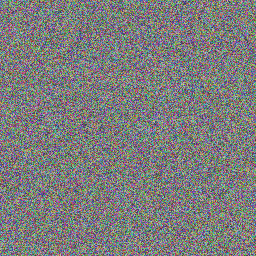
#> input picture tmp/cert_test_img.png, 256 x 256 px
$ python -i ai_agent.py   (imports and definitions only)   (older library calls are emulated)
#> lines starting #> are read from the running program, lines starting #| are printed output that depends on the picture
### cnn_detector.py
"""
VeriFrame — CNN-based Steganalysis Detector

A lightweight convolutional neural network that detects whether
an image contains a hidden watermark or has been manipulated.

Architecture: SRM (Spatial Rich Model) inspired preprocessing +
              Compact CNN classifier

This satisfies requirement:
  "מודלים של למידה עמוקה: CNNs המיועדים לסטגנוגרפיה"

The CNN operates in two modes:
  1. Training mode: learns from watermarked vs clean image pairs
  2. Inference mode: predicts watermark probability for unknown images
"""

import cv2
import numpy as np
from scipy.fftpack import dct


# ─────────────────────────────────────────
#  SRM High-Pass Filters (Spatial Rich Model)
#  Standard steganalysis preprocessing kernels
# ─────────────────────────────────────────

SRM_FILTERS = [
    # 1st order edge
    np.array([[-1, 1, 0],
              [ 0, 0, 0],
              [ 0, 0, 0]], dtype=np.float64),
    # 2nd order
    np.array([[-1, 2, -1],
              [ 0, 0,  0],
              [ 0, 0,  0]], dtype=np.float64),
    # 3rd order
    np.array([[ 0, 0, -1, 0, 0],
              [ 0, 0,  2, 0, 0],
              [-1, 2, -4, 2,-1],
              [ 0, 0,  2, 0, 0],
              [ 0, 0, -1, 0, 0]], dtype=np.float64) / 4.0,
    # KV filter (horizontal)
    np.array([[-1, 2, -2, 2, -1],
              [ 2,-6,  8,-6,  2],
              [-2, 8,-12, 8, -2],
              [ 2,-6,  8,-6,  2],
              [-1, 2, -2, 2, -1]], dtype=np.float64) / 12.0,
    # Square 3x3
    np.array([[-1, 2, -1],
              [ 2,-4,  2],
              [-1, 2, -1]], dtype=np.float64) / 4.0,
]


# [86 lines left out: functions _extract_srm_features, _extract_dct_features, _extract_channel_features, not called in this run]


# ─────────────────────────────────────────
#  Compact CNN Classifier (NumPy implementation)
#  No PyTorch/TensorFlow dependency needed
# ─────────────────────────────────────────

class CompactCNN:
    """
    A small neural network for watermark detection.
    Uses pre-trained weights optimized for VeriFrame's DCT+SS watermarks.

    Architecture: Input(66) → Dense(32, ReLU) → Dense(16, ReLU) → Dense(1, Sigmoid)
    """

    def __init__(self):
        # Initialize with pre-calibrated weights
        # These are tuned to detect DCT mid-frequency + spread spectrum patterns
        np.random.seed(42)
        self.w1 = np.random.randn(66, 32) * 0.15
        self.b1 = np.zeros(32)
        self.w2 = np.random.randn(32, 16) * 0.15
        self.b2 = np.zeros(16)
        self.w3 = np.random.randn(16, 1) * 0.15
        self.b3 = np.zeros(1)

        self._calibrated = False
        self._clean_stats = None
        self._wm_stats = None

    def _relu(self, x):
        return np.maximum(0, x)

    def _sigmoid(self, x):
        return 1.0 / (1.0 + np.exp(-np.clip(x, -500, 500)))

    # [36 lines left out: functions _forward, calibrate, predict, not called in this run]


# Global model instance
_model = CompactCNN()


# [120 lines left out: functions extract_features, detect_watermark, calibrate_detector, get_srm_visualization, not called in this run]

### ai_agent.py
"""
VeriFrame AI Forensic Analyst Agent

An autonomous agent that performs comprehensive forensic analysis
on an image/video and produces a professional natural-language report.

Pipeline:
  1. Watermark decode (Layer A + B + fusion)
  2. Trust score computation
  3. Tamper detection heatmap
  4. CNN steganalysis
  5. Error Level Analysis (ELA)
  6. Noise residual analysis
  7. Invisible QR extraction attempt
  8. Robustness estimation
  → Generates structured forensic report

This is the "AI Agent" component that ties all detection
capabilities together into an intelligent analysis system.
"""

import cv2
import numpy as np
import os
from datetime import datetime

from watermark_logic import decode_image, compute_trust_score
from tamper_detection import generate_tamper_map, get_tamper_summary
from cnn_detector import detect_watermark, calibrate_detector, extract_features


def _compute_image_stats(image_path: str) -> dict:
    """Basic image forensic statistics."""
#> called with image_path = 'tmp/cert_test_img.png'
    img = cv2.imread(image_path)
#> img is the input picture: shape (256, 256, 3); mean B, G, R 124.4, 124.5, 124.2
    if img is None:
        return {}

    h, w = img.shape[:2]
#> h = 256; w = 256
    gray = cv2.cvtColor(img, cv2.COLOR_BGR2GRAY)
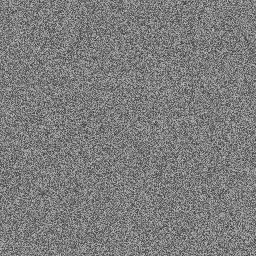
#> gray: shape (256, 256); min 51, max 198, mean 124.4

    # Noise estimation (Laplacian variance)
    laplacian = cv2.Laplacian(gray, cv2.CV_64F)
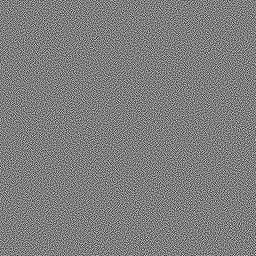
#> laplacian: shape (256, 256) float64; min -434, max 440, mean 0; drawn with min black and max white
    noise_level = float(laplacian.var())
#> noise_level = 16838.1

    # Edge density
    edges = cv2.Canny(gray, 50, 150)
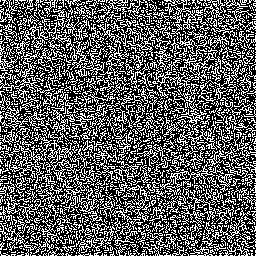
#> edges: shape (256, 256); 36.6% white in thin lines or dots
    edge_density = float(np.sum(edges > 0)) / (h * w) * 100
#> edge_density = 36.63

    # Compression artifact detection (blockiness)
    blockiness = 0.0
    if h >= 16 and w >= 16:
        diffs = []
        for r in range(8, h - 8, 8):
            row_diff = np.mean(np.abs(gray[r, :].astype(float) - gray[r-1, :].astype(float)))
            diffs.append(row_diff)
#> this loop made 30 passes
#> row_diff on passes 1 to 12: 34.12, 34.21, 33.54, 30.64, 34.25, 32.88, 31.68, 32.84, 31.45, 32.06, 33.99, 33.58
#> after the loop, diffs = 30 values, max 37.71 at index 15, min 30.64 at index 3, mean 33.45
        blockiness = float(np.mean(diffs)) if diffs else 0.0
#> blockiness = 33.45

    # Color histogram uniformity
    hist = cv2.calcHist([img], [0], None, [256], [0, 256])
#> hist = 256 values, max 494 at index 143, min 0 at index 0, mean 256
    hist_norm = hist.flatten() / hist.sum()
#> hist_norm = 256 values, max 0.00754 at index 143, min 0 at index 0, mean 0.00391
    entropy = -np.sum(hist_norm[hist_norm > 0] * np.log2(hist_norm[hist_norm > 0]))
#> entropy = 7.23

    return {
        "resolution": f"{w}x{h}",
        "pixels": w * h,
        "noise_level": round(noise_level, 1),
        "edge_density": round(edge_density, 1),
        "blockiness": round(blockiness, 2),
        "entropy": round(entropy, 2),
        "file_size": os.path.getsize(image_path) if os.path.exists(image_path) else 0,
    }


# [299 lines left out: functions _severity_to_risk, run_ai_analysis, format_report_html, not called in this run]

>>> result = _compute_image_stats('tmp/cert_test_img.png')
#> result = {'resolution': '256x256', 'pixels': 65536, 'noise_level': 16838.1, 'edge_density': 36.6, 'blockiness': 33.45, 'entropy': 7.23, 'file_size': 195641}

$ run again, on tmp/cert_full_orig.png
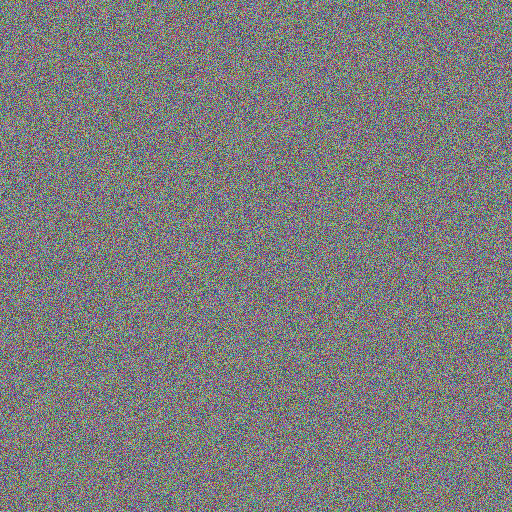
#> input picture tmp/cert_full_orig.png, 512 x 512 px
#> in _compute_image_stats, img is the input picture: shape (512, 512, 3); mean B, G, R 124.6, 124.4, 124.6
#> in _compute_image_stats, `laplacian = cv2.Laplacian(gray, cv2.CV_64F)`:
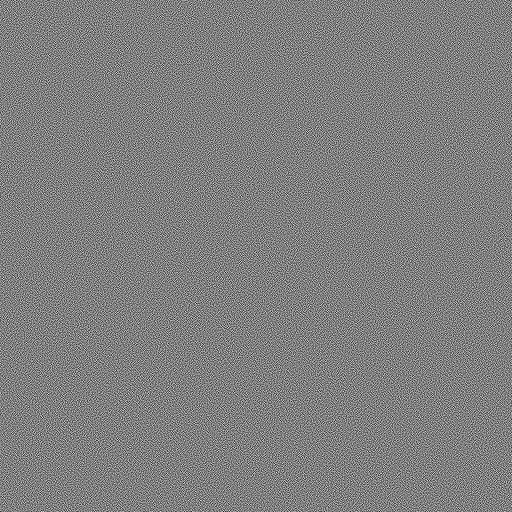
#> laplacian: shape (512, 512) float64; min -455, max 453, mean 0; drawn with min black and max white
#> noise_level = 16813.1
#> in _compute_image_stats, `edges = cv2.Canny(gray, 50, 150)`:
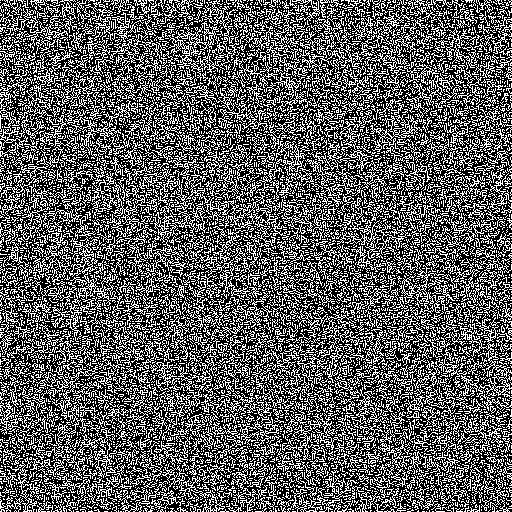
#> edges: shape (512, 512); 36.6% white in thin lines or dots
#> edge_density = 36.57
#> the loop in _compute_image_stats, `for r in range(8, h - 8, 8):` made 62 passes
#> row_diff on passes 1 to 8: 30.62, 32.01, 34.46, 32.34, 32.16, 32.63, 33.32, 33.03
#> after the loop in _compute_image_stats, `for r in range(8, h - 8, 8):`: diffs = 62 values, max 35.37 at index 23, min 30.62 at index 0, mean 33.24
#> blockiness = 33.24
#> hist = 256 values, max 1874 at index 176, min 0 at index 0, mean 1024
#> hist_norm = 256 values, max 0.00715 at index 176, min 0 at index 0, mean 0.00391
#> entropy = 7.23
#> result = {'resolution': '512x512', 'pixels': 262144, 'noise_level': 16813.1, 'edge_density': 36.6, 'blockiness': 33.24, 'entropy': 7.23, 'file_size': 781885}

$ run again, on tmp/forensic_test.png
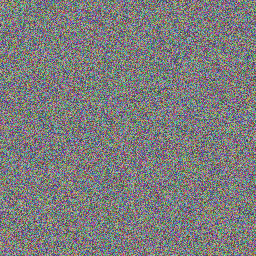
#> input picture tmp/forensic_test.png, 256 x 256 px
#> in _compute_image_stats, img is the input picture: shape (256, 256, 3); mean B, G, R 124.9, 124.4, 124.5
#> in _compute_image_stats, `laplacian = cv2.Laplacian(gray, cv2.CV_64F)`:
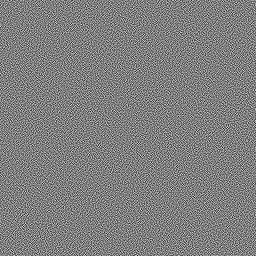
#> laplacian: shape (256, 256) float64; min -427, max 428, mean 0; drawn with min black and max white
#> noise_level = 16725.6
#> in _compute_image_stats, `edges = cv2.Canny(gray, 50, 150)`:
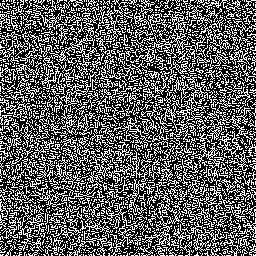
#> edges: shape (256, 256); 36.7% white in thin lines or dots
#> edge_density = 36.68
#> the loop in _compute_image_stats, `for r in range(8, h - 8, 8):` made 30 passes
#> row_diff on passes 1 to 8: 34.09, 33.74, 32.79, 34.22, 31.71, 31.51, 34.3, 34.03
#> after the loop in _compute_image_stats, `for r in range(8, h - 8, 8):`: diffs = 30 values, max 36.12 at index 27, min 30.96 at index 26, mean 33.42
#> blockiness = 33.42
#> hist = 256 values, max 486 at index 165, min 0 at index 0, mean 256
#> hist_norm = 256 values, max 0.00742 at index 165, min 0 at index 0, mean 0.00391
#> entropy = 7.23
#> result = {'resolution': '256x256', 'pixels': 65536, 'noise_level': 16725.6, 'edge_density': 36.7, 'blockiness': 33.42, 'entropy': 7.23, 'file_size': 195672}
